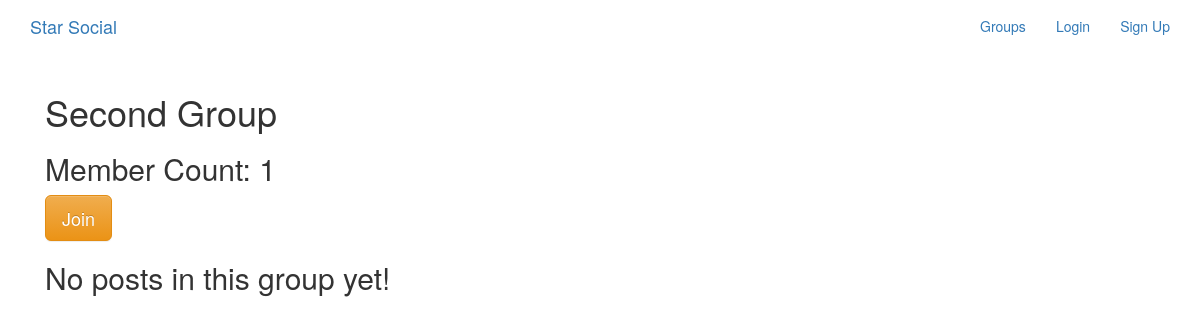
Before: /groups/posts/in/second-group/ with the older database file.
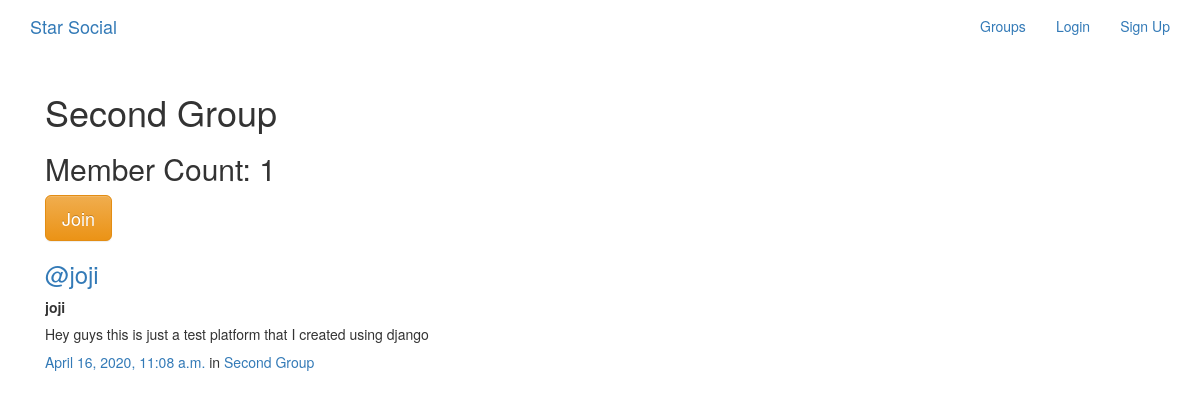
After: the same page with the newer database file.
### posts/models.py (models this page shows, shortened)
class Post(models.Model):
    user = models.ForeignKey(User, related_name="posts",on_delete=models.CASCADE)
    created_at = models.DateTimeField(auto_now=True)
    message = models.TextField()
    message_html = models.TextField(editable=False)
    group = models.ForeignKey(Group, related_name="posts",null=True, blank=True,on_delete=models.CASCADE)
    class Meta:
        ordering = ["-created_at"]
        unique_together = ["user", "message"]

### groups/models.py (models this page shows, shortened)
class Group(models.Model):
    name = models.CharField(max_length=255, unique=True)
    slug = models.SlugField(allow_unicode=True, unique=True)
    description = models.TextField(blank=True, default='')
    description_html = models.TextField(editable=False, default='', blank=True)
    members = models.ManyToManyField(User,through="GroupMember")
    class Meta:
        ordering = ["name"]

### groups/views.py (the view)
# urls.py: path("posts/in/<slug>/",views.SingleGroup.as_view(),name="single"),
class SingleGroup(generic.DetailView):
    model = Group

### groups/templates/groups/group_detail.html (shortened to what this page needs)
{% extends "groups/group_base.html" %}
{% block pregroup %}
<div class="container">
  <h1>{{group.name}}</h1>
  <h2> Member Count: {{group.members.count}}</h2>
  <div class="content">
  	{% if user in group.members.all %}
  		<a href="{% url 'groups:leave' slug=group.slug %}" class="btn btn-lg btn-warning"><span class="fa fa-times-circle-o"></span> Leave</a>
  	{% else %}
  		<a href="{% url 'groups:join' slug=group.slug %}" class="btn btn-lg btn-warning"> Join</a>
  	{% endif %}
  </div>
</div>
{% endblock %}
{% block group_content %}
<div class="col-md-8">
	{% if group.posts.count == 0 %}
	<h2>No posts in this group yet!</h2>
	{% else %}
		{% for post in group.posts.all %}
			{% include "posts/_post.html" %}
		{% endfor %}
	{% endif %}
</div>
{% endblock %}

### posts/templates/posts/_post.html (shortened to what this page needs)
<div class="media">
	<h3 class="mr-5"><a href="{% url 'posts:for_user' username=post.user.username %}">@{{ post.user.username }}</a></h3>
	<div class="media-body">
		<strong>{{ post.user.username }}</strong>
		<h5>{{ post.message_html|safe }}</h5>
			<time class="time"><a href="{% url 'posts:single' username=post.user.username pk=post.pk %}">{{ post.created_at }}</a></time>
			{% if post.group %}
			<span class="group-name">in <a href="#">{{ post.group.name }}</a></span>
			{% endif %}
	</div>
</div>

Changed rows visible on the page:
added Post: user.username "joji", message_html "Hey guys this is just a test platform that I created using django", created_at "April 16, 2020, 11:08 a.m.", group.name "Second Group"
Other visible differences:
text no longer shown: "No posts in this group yet!"
